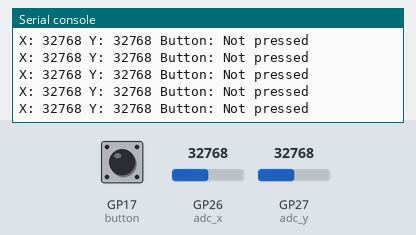
Simulated run of this program. Board: Raspberry Pi Pico running MicroPython. On the bench: the last lines printed to the serial console. Inputs (shaded band) come from the test bench; at power-on: GP17 (button) HIGH, GP26 (adc_x) = 32768, GP27 (adc_y) = 32768 (analog values on the 0–65535 scale).

Above: at 1.2 s.
1.3 s: GP17 (button) pulled LOW for 0.15 s
At 1.31 s:
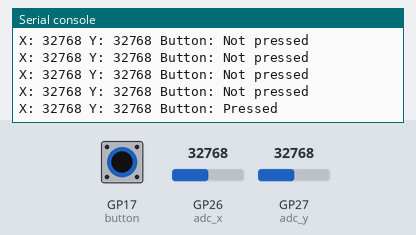
2.9 s: GP26 (adc_x) set to 45874
At 2.92 s:
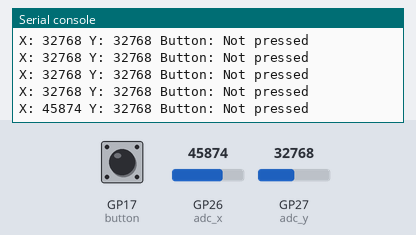
4.4 s: GP27 (adc_y) set to 45874
At 4.43 s:
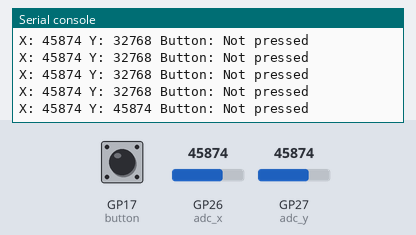
5.9 s: GP17 (button) pulled LOW for 1 s
At 5.94 s:
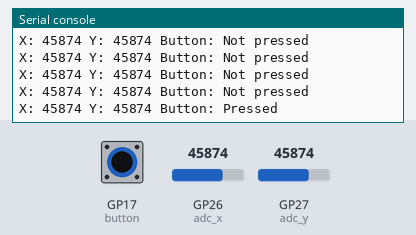
8.4 s: GP26 (adc_x) set to 57670
At 8.45 s:
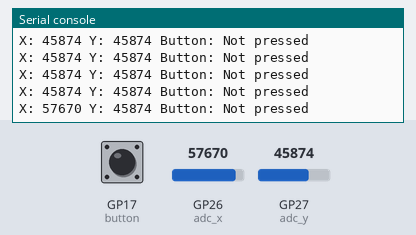
9.9 s: GP27 (adc_y) set to 57670
At 9.96 s:
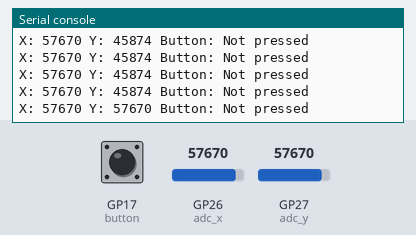
Timing chart, 0 to 12.4 s (numbered marks = the images above; inputs shaded):
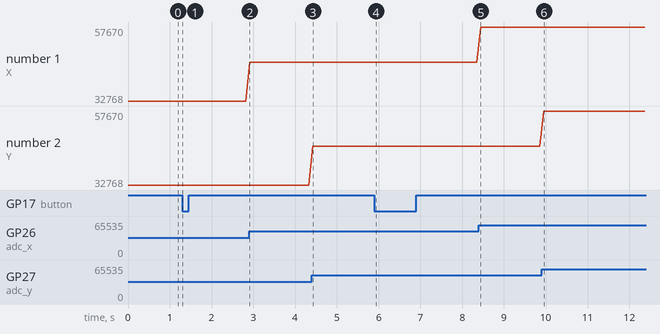

The program:

joystick.py
```python
from machine import ADC, Pin
import utime

# Initialize ADC for the joystick's VRx and VRy pins
adc_x = ADC(26)
adc_y = ADC(27)

# Initialize Pin for the joystick's SW pin (button)
button = Pin(17, Pin.IN, Pin.PULL_UP)

while True:
    # Read X and Y coordinates
    x = adc_x.read_u16()
    y = adc_y.read_u16()

    # Read button state
    btn_state = button.value()

    print('X:', x, 'Y:', y, 'Button:', 'Pressed' if btn_state == 0 else 'Not pressed')

    # Delay to avoid flooding console
    utime.sleep(0.1)
```

Measured:
- after the input at 1.3 s, the serial console: prints a new line at once (image 1)
- after the input at 2.9 s, the serial console: prints a new line at once (image 2)
- after the input at 4.4 s, the serial console: prints a new line at once (image 3)
- after the input at 5.9 s, the serial console: prints a new line at once (image 4)
- after the input at 8.4 s, the serial console: prints a new line at once (image 5)
- after the input at 9.9 s, the serial console: prints a new line after 0.05 s (image 6)
- plotted number 1: 32768 → 45874 after the input at 2.9 s, 45874 → 57670 after the input at 8.4 s
